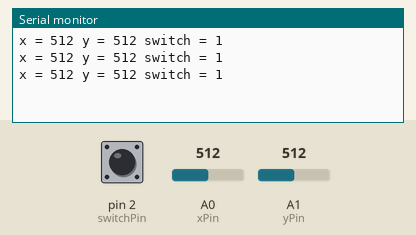
Simulated run of this sketch. Board: Arduino Uno, built with avr-gcc and run on an emulated ATmega328P. Shown: the last lines printed to the serial monitor. The test bench sets the inputs (shaded band); at power-on: A0 (xPin) = 512, A1 (yPin) = 512, pin 2 (switchPin) HIGH.

Above: at 1.3 s.
1.4 s: A0 (xPin) set to 716
At 1.9 s:
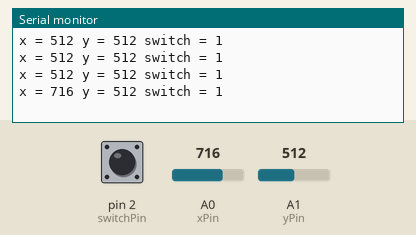
2.9 s: A1 (yPin) set to 716
At 3.4 s:
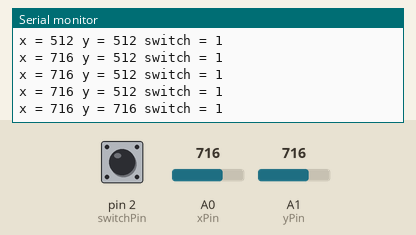
4.4 s: pin 2 (switchPin) pulled LOW for 0.6 s
At 4.9 s:
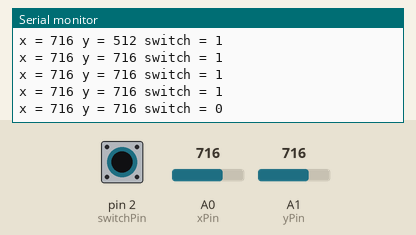
6.5 s: A0 (xPin) set to 900
At 6.9 s:
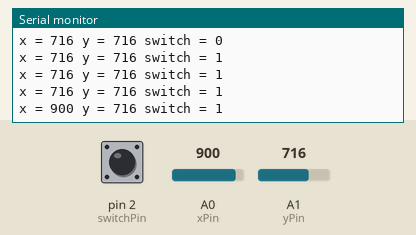
8.0 s: pin 2 (switchPin) pulled LOW for 1 s
At 8.4 s:
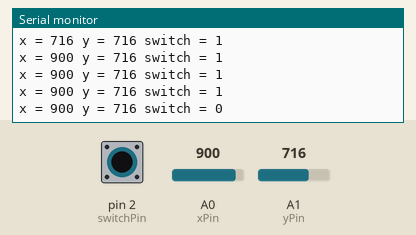
10.5 s: A1 (yPin) set to 900
At 10.9 s:
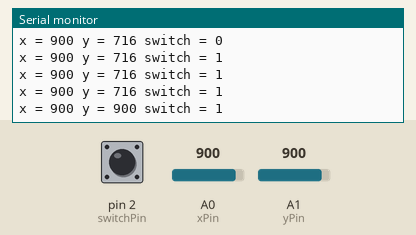
Timing chart, 0 to 13.0 s (numbered marks = the images above; inputs shaded):
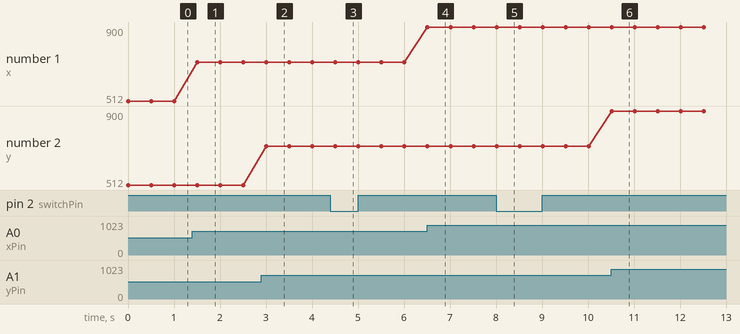

Measured:
- after the input at 1.4 s, the serial monitor: prints a new line after 0.10 s (image 1)
- after the input at 2.9 s, the serial monitor: prints a new line after 0.10 s (image 2)
- after the input at 4.4 s, the serial monitor: prints a new line after 0.11 s (image 3)
- after the input at 6.5 s, the serial monitor: prints a new line at once (image 4)
- after the input at 8.0 s, the serial monitor: prints a new line at once (image 5)
- after the input at 10.5 s, the serial monitor: prints a new line at once (image 6)
- plotted number 1: 512 → 716 after the input at 1.4 s, 716 → 900 after the input at 6.5 s

The sketch:

joystick.ino
```cpp
int xPin = A0;
int yPin = A1;
int switchPin = 2;

void setup() {
  // put your setup code here, to run once:
  pinMode(xPin, INPUT);
  pinMode(yPin, INPUT);
  pinMode(switchPin, INPUT);
  digitalWrite(switchPin, HIGH); // programmatically create an internal pull up resistor
  Serial.begin(9600);
}

void loop() {
  // put your main code here, to run repeatedly:
  Serial.print("x = ");
  Serial.print(analogRead(xPin));
  Serial.print(" y = ");
  Serial.print(analogRead(yPin));
  Serial.print(" switch = ");
  Serial.println(digitalRead(switchPin));
  delay(500);
}
```
